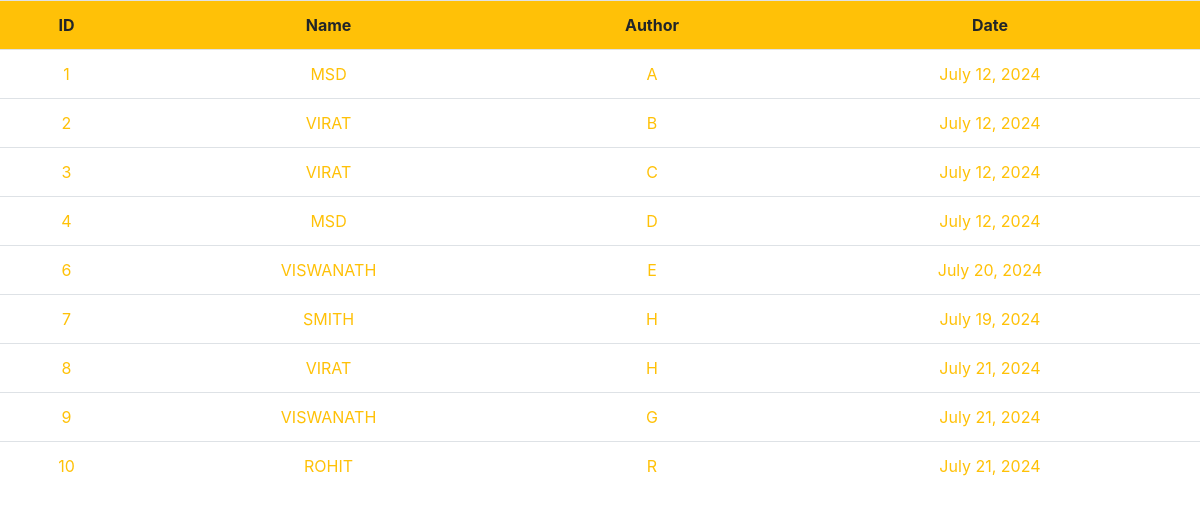
Screenshot of /retrieve_accessrecord/ with the database file from the repository.
### app/models.py (models this page shows, shortened)
class AccessRecord(models.Model):
    name=models.ForeignKey(Webpage,on_delete=models.CASCADE)
    author=models.CharField(max_length=100)
    date=models.DateField()

class Webpage(models.Model):
    topic_name=models.ForeignKey(Topic,on_delete=models.CASCADE)
    name=models.CharField(max_length=100)
    url=models.URLField()
    email=models.EmailField(default="indian@gmail.com")
    def __str__(self):
        return self.name

### app/views.py (the view)
# urls.py: path("retrieve_accessrecord/",retrieve_accessrecord,name="accessrecord")
def retrieve_accessrecord(request):
    QLAO=AccessRecord.objects.all()
    d={"accessrecord":QLAO}
    return render(request,"retrieve_accessrecord.html",d)

### templates/retrieve_accessrecord.html (shortened to what this page needs)
<!DOCTYPE html>
<html lang="en">
<head>
    <link rel="stylesheet" href="https://cdn.jsdelivr.net/npm/bootstrap@4.6.2/dist/css/bootstrap.min.css">
</head>
<body>
    <table class="table text-center">
        <tr class="bg-warning">
            <th>ID</th>
            <th>Name</th>
            <th>Author</th>
            <th>Date</th>
        </tr>
        {% for i in accessrecord %}
        <tr class="text-warning">
            <td>{{i.id}}</td>
            <td>{{i.name}}</td>
            <td>{{i.author}}</td>
            <td>{{i.date}}</td>
        </tr>
        {% endfor %}
    </table>
</body>
</html>

### rows the page displays
AccessRecord: id "1", name "MSD", author "A", date "July 12, 2024"
AccessRecord: id "2", name "VIRAT", author "B", date "July 12, 2024"
AccessRecord: id "3", name "VIRAT", author "C", date "July 12, 2024"
AccessRecord: id "4", name "MSD", author "D", date "July 12, 2024"
AccessRecord: id "6", name "VISWANATH", author "E", date "July 20, 2024"
AccessRecord: id "7", name "SMITH", author "H", date "July 19, 2024"
AccessRecord: id "8", name "VIRAT", author "H", date "July 21, 2024"
AccessRecord: id "9", name "VISWANATH", author "G", date "July 21, 2024"
AccessRecord: id "10", name "ROHIT", author "R", date "July 21, 2024"
